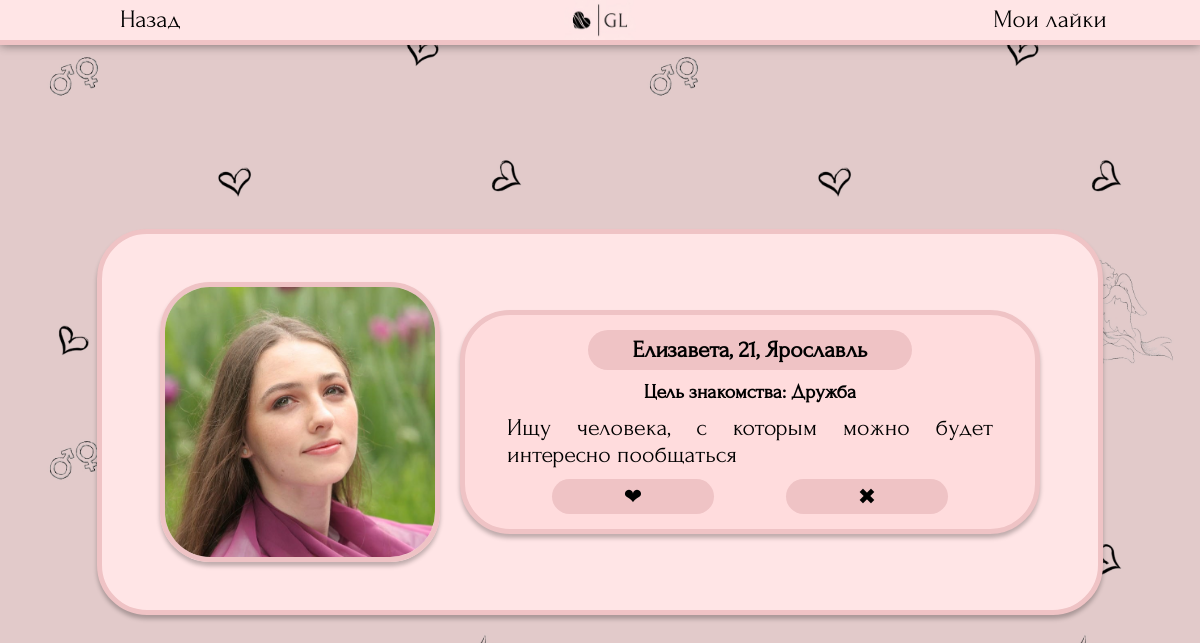
The app's page /searching/15/ (signed in) with its own data.
### searching/models.py (models this page shows, shortened)
class Profile(models.Model):
    genders = (
        ('Парень', 'Парень'),
        ('Девушка', 'Девушка')
    )
    point_of_searching_list = (
        ('Отношения', 'Отношения'),
        ('Свидания', 'Свидания'),
        ('Дружба', 'Дружба'),
        ('Общение', 'Общение'),
    )
    name = models.CharField ('Имя', max_length=50)
    avatar = models.ImageField ('Фото', upload_to='photos/users', default='photos/default_avatar.jpg')
    age = models.IntegerField("Возраст")
    gender = models.CharField ("Пол", choices=genders, max_length=30, default=genders[0])
    point_of_searching = models.CharField ("Цель знакомства", choices=point_of_searching_list, max_length=30, default=point_of_searching_list[0])
    city = models.CharField ('Город', max_length=100, default="Не указано")
    description = models.TextField ('О себе', max_length=300)
    social = models.CharField ('Ссылка на соцсеть', max_length=50, default='@name')
    user = models.OneToOneField(User, verbose_name='Автор анкеты', on_delete=models.CASCADE)
    age_search_min = models.IntegerField("Возраст поиска (от)", default=18)
    age_search_max = models.IntegerField("Возраст поиска (до)", default=100)
    class Meta:
        verbose_name = "Анкета"
        verbose_name_plural = "Анкеты"

### searching/views.py (the view)
# urls.py: path('<int:pk>/', views.ProfileView.as_view(), name='oneprofile'), #один профиль
class ProfileView(View):
    def get(self, request, pk):
        try:
            profile = Profile.objects.get(id=pk)
            try:
                newpair = NewPair.objects.get (user1 = request.user, profile2 = profile)
                newpair.viewed1 = True
                newpair.save()
                return render(request, 'searching/profile.html', {'profile': profile, 'reply': 0, 'showsocial':1})
            except ObjectDoesNotExist:
                try:
                    newpair = NewPair.objects.get (user2 = request.user, profile1 = profile)
                    newpair.viewed2 = True
                    newpair.save()
                    return render(request, 'searching/profile.html', {'profile': profile, 'reply': 0, 'showsocial':1})
                except ObjectDoesNotExist:
                    try:
                        reaction = Reactions.objects.get (like_receiver = request.user, like_sender_profile = profile)
                        reaction.viewed = True
                        reaction.save()
                        return render(request, 'searching/profile.html', {'profile': profile, 'reply': 1, 'showsocial':0})
                    except ObjectDoesNotExist:
                        defaults = load_defaults(request)
                        if not(defaults['city'] == profile.city and defaults['gender'] != profile.gender and defaults['minage']<=profile.age<=defaults['maxage']):
                            return redirect('profiles')
                        return render(request, 'searching/profile.html', {'profile': profile, 'reply': 0, 'showsocial':0})
        except ObjectDoesNotExist:
            return redirect ('profiles')

### templates/searching/profile.html (shortened to what this page needs)
{% load static %}
<!DOCTYPE html>
<html>
    <head>
        <link rel="stylesheet" href="{% static 'css/profile.css' %}" type="text/css">
    </head>
    <body style="font-size: 20px;">
		<header>
            <button onclick="location.href='{% if reply == 0 %}{% url 'profiles' %}{% endif %}{% if reply == 1 %}{% url 'reactions' %}{% endif %}'">Назад</button>
			<a class="logocontainer" href="{% url 'profiles' %}"><img class="mainlogo" src='{% static "css/bg_mini.jpg" %}' ></a>
            <button onclick="location.href='{% url 'reactions' %}'">Мои лайки{% if unchecked_counter > 0 %} - {{unchecked_counter}}{% endif %}</button>
        </header>
		<main>
            <div class="oneprofile">
                <img src="{{profile.avatar.url}}" style="max-width: 30%;">
                <div class="text">
                    <h3>{{profile.name}},
                    {{profile.age}},
                    {{profile.city}}</h3>
                    <h6>Цель знакомства: {{profile.point_of_searching}}</h6>
                    <p>{{profile.description}}</p>
                    <div class="buttons">
                        {% if reply == 1 and showsocial == 0 %}<button onclick="location.href='{% url 'like_reply' profile.id %}'">❤</button>
                        <button onclick="location.href='{% url 'dislike_reply' profile.id %}'">✖</button>{% endif %}
                    </div>
                </div>
            </div>
        </main>
    </body>
</html>

### static/css/profile.css (style rules this page uses)
* { margin: 0; padding: 0; }
html { height: 100%; font-family: "Forum-Regular"; }
body { display: block; background-image: url("darkhearts.jpg"); background-size: 50%; font-family: "Forum-Regular"; }
header { z-index: 1; width: 100%; display: flex; float: left; justify-content: space-between; align-items: center; position: fixed; background-color: #FFE5E6; box-shadow: 0px 0px 10px rgba(0, 0, 0, 0.5); border-bottom: 5px solid #EFC3C5; z-index: 1; }
header button { font-size: 25px; height: 30px; line-height: 30px; width: 25%; background-color: rgba(0, 0, 0, 0); border: none; cursor: pointer; }
main { padding-top: 5.5vh; display: flex; justify-content: center; align-items: center; align-content: center; height: 94.5vh; }
button { font-family: "Forum-Regular"; max-height: 30px; }
.mainlogo { max-width: 100%; cursor: pointer; }
.logocontainer { max-width: 6%; display: flex; justify-self: center; }
.oneprofile { display: flex; justify-content: space-around; align-items: center; align-content: space-around; width: 75%; background: #FFE5E6; box-shadow: 0px 4px 4px 0px rgba(0, 0, 0, 0.25); padding: 4vw; border-radius: 50px; border: 5px solid #EFC3C5; }
.oneprofile img { max-height: 432px; border-radius: 50px; border: 5px solid #EFC3C5; box-shadow: 0px 4px 4px 0px rgba(0, 0, 0, 0.25); }
.oneprofile .text { display: flex; flex-flow: column; justify-content: center; align-items: center; align-content: space-between; width: 60%; background: #ffdcdd; box-shadow: 0px 4px 4px 0px rgba(0, 0, 0, 0.25); border-radius: 50px; border: 5px solid #EFC3C5; padding: 15px; }
h3 { display: flex; justify-content: center; align-items: center; min-width: 60%; min-height: 40px; background: #EFC3C5; border-radius: 50px; }
h6 { margin-top: 2%; font-size: 20px; }
.buttons { display: flex; justify-content: space-evenly; align-items: center; align-content: center; width: 100%; }
.buttons button { min-width: 30%; min-height: 35px; background: #EFC3C5; border-radius: 50px; border: 0; font-family: "Forum-Regular"; font-size: 22px; }
p { margin-top: 2%; margin-left: 5%; margin-right: 5%; margin-bottom: 2%; text-align: justify; font-size: 24px; }

### records on screen
Profile: avatar (picture), name "Елизавета", age "21", city "Ярославль", point_of_searching "Дружба", description "Ищу человека, с которым можно будет интересно пообщаться"
